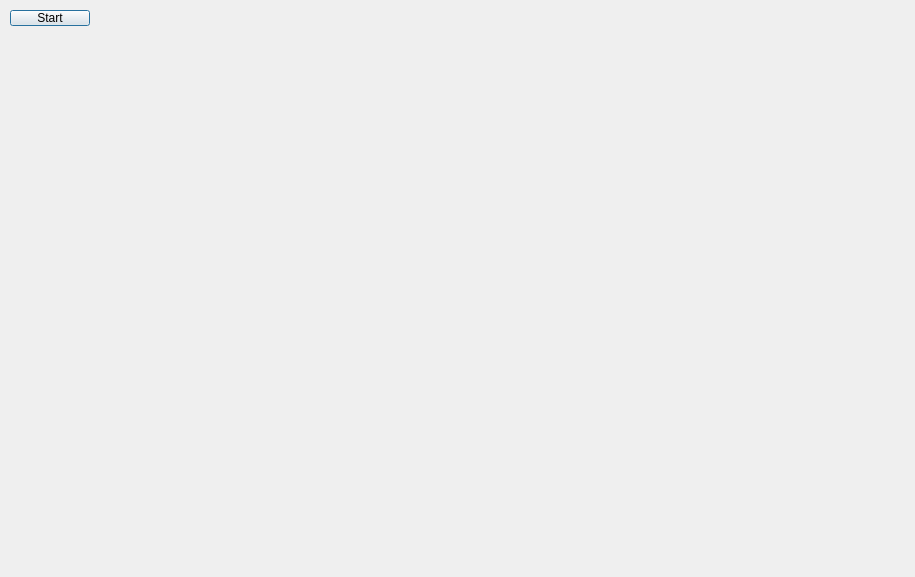
<?xml version="1.0" encoding="UTF-8"?>
<ui version="4.0">
 <class>Dialog</class>
 <widget class="QDialog" name="Dialog">
  <property name="geometry">
   <rect>
    <x>0</x>
    <y>0</y>
    <width>915</width>
    <height>577</height>
   </rect>
  </property>
  <property name="windowTitle">
   <string>Dialog</string>
  </property>
  <widget class="QPushButton" name="pushButtonRoda">
   <property name="geometry">
    <rect>
     <x>10</x>
     <y>10</y>
     <width>80</width>
     <height>16</height>
    </rect>
   </property>
   <property name="text">
    <string>Start</string>
   </property>
  </widget>
 </widget>
 <layoutdefault spacing="6" margin="11"/>
 <resources/>
 <connections/>
</ui>
